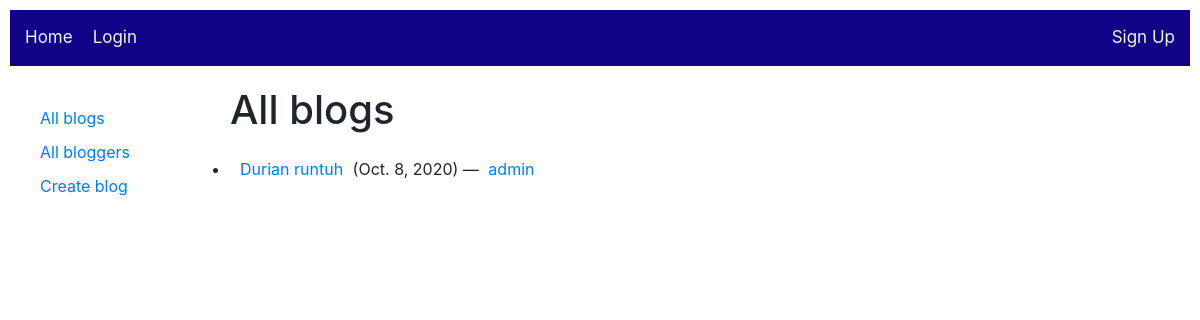
The page /blog/ on the database as committed earlier.
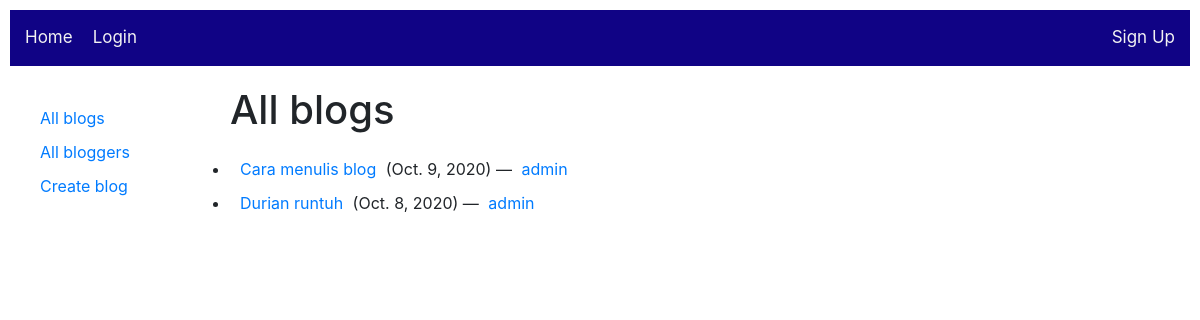
The same page on the database as committed later.
### blog/models.py (models this page shows, shortened)
class Blog(models.Model):
    title = models.CharField(max_length=200)
    author = models.ForeignKey(SmansaUser, on_delete=models.SET_NULL, null=True)
    description = models.TextField(max_length=2000, help_text="Enter you blog text here.")
    post_date = models.DateField(default=date.today)
    class Meta:
        ordering = ["-post_date"]
    def get_absolute_url(self):
        return reverse('blog:blog-detail', args=[str(self.id)])

### accounts/models.py (models this page shows, shortened)
class SmansaUser(AbstractUser):
    address = models.CharField(max_length=300, null=True, help_text='Enter address')
    mobile_number = models.CharField(max_length=20, null=True, help_text='Enter mobile phone number')
    bio = models.TextField(max_length=400, null=True, help_text="Enter your bio details here.")
    verified_by = models.IntegerField(default=0)#SmansaUser.id
    def __str__(self):
        return self.username
    class Meta:
        ordering = ['-verified_by', 'username']

### blog/views.py (the view)
# urls.py: path('', views.BlogHomeView.as_view(), name='home'),
class BlogHomeView(generic.ListView):
    model = Blog
    paginate_by = 5

### blog/templates/blog/blog_list.html (shortened to what this page needs)
{% extends "base_blog.html" %}
{% block content %}
    <h1>All blogs</h1>
    {% if blog_list %}
    <ul>
      {% for blog in blog_list %}
      <li>
        <a href="{{ blog.get_absolute_url }}">{{ blog.title }}</a> ({{blog.post_date}}) — <a href="{% url 'blog:blogs-by-author' blog.author.pk %}">{{ blog.author }}</a>
      </li>
      {% endfor %}
    </ul>
    {% else %}
      <p>There are no blogs.</p>
    {% endif %}
{% endblock %}

Rows that differ between the two databases and show on the page:
added Blog: title "Cara menulis blog", post_date "Oct. 9, 2020", author "admin"
